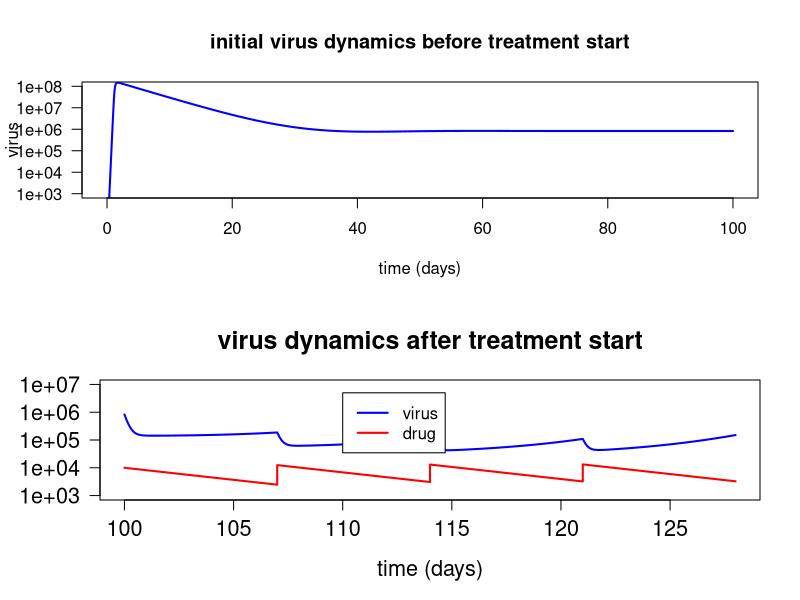

Here is the R script that generated this plot:
############################################################
##a model for HCV infection with interferon treatment, taking into account PK/PD  
##written by Andreas Handel (ahandel@uga.edu), last change 6/20/13
############################################################
rm(list=ls()) #this clears the workspace to make sure no leftover variables are floating around. Not strictly needed
graphics.off(); #close all graphics windows
require(deSolve)  #loads ODE solver package

#functions come first, main program below
#par(mar=c(4,4,1,5), mfrow=c(1,1))
###################################################################
#function that specificies the ode model called by lsoda (the ode solver) 
###################################################################
odeequations=function(t,y,parms) 
{ 
  	Utc=y[1]; Itc=y[2]; Vir=y[3]; Drug=y[4];  #uninfected cells, infected cells, virus, drug
    lambda=parms[1]; d=parms[2]; b=parms[3]; delta=parms[4]; p=parms[5]; clear=parms[6]; Ddecay=parms[7]; D50=parms[8]; n=parms[9]; #model parameters
	 
	  #these are the differential equations
		e=Drug^n/(Drug^n+D50);
    dUtcdt=lambda-d*Utc-b*Vir*Utc;
		dItcdt=b*Vir*Utc-delta*Itc;
		dVirdt=(1-e)*p*Itc-clear*Vir;
		dDrugdt=-Ddecay*Drug;
 
		return(list(c(dUtcdt,dItcdt,dVirdt,dDrugdt))); 

} #end function specifying the ODEs

###################################################################
#main program
###################################################################
  
  #values for model parameters, units are assumed to be 1/days
	lambda=1e4;
	d=0.001;
	b=3e-7;
  delta=0.2;
	p=1e2;
	clear=6;

  #set initial condition to NON-steady state values 
	Utc0=1e7; #initial number of uninfected cells  
	Vir0=10; #initial number for free virus V 
  Itc0=0; #initial number of infected cells 
	Drug0=0; #initial level of drug concentration
  Y0=c(Utc0, Itc0, Vir0, Drug0);  #combine initial conditions into a vector 
  
	#PK/PD parameters
  maxintervals=4; #number of treatment episodes to consider
	tdosing=7; #integration for time between consecutive drug administrations              
  Ddecay=0.2; #rate at which drug concentration decays
	D50=2e3; #drug dose concentration at which it is 50% effective - C50 in slides 
	Drugdose=1e4; #drug dose given each tmax days, arbitrary scale
  n=1; #parameter that determines steepness of efficacy increase	
	
	parms=c(lambda,d,b,delta,p,clear,Ddecay,D50,n); #vector of parameters which is sent to the ODE function
	  
  #call ode-solver lsoda to integrate for some time until steady state is reached, without drug present
  timevec=seq(0,100,0.1); #vector of times for which integration is evaluated
	odeoutput=lsoda(Y0,timevec,odeequations,parms);
  Nodrugdata=odeoutput; #create an extra array that contains all time course data
  
	#call ode-solver lsoda to integrate between drug administrations. 
  #the increase in drug concentration is best done outside the ODE integration and then used as new initial condition for the next integration interval
  Drugdata=matrix(nrow=0,ncol=5); #set up an empty matrix that will contain all the time series data for the drug-treatment portion
  for (intervals in 1:maxintervals)
  {
    Y0=odeoutput[length(odeoutput[,1]),2:5]; #use final result from initial integration as new starting condition
    Y0[4]=Y0[4]+Drugdose; #administer drug
    tf=odeoutput[length(odeoutput[,1]),1]; #final time of previous integration
    timevec=seq(tf,tf+tdosing,0.1); #new time vector for integration
    odeoutput=lsoda(Y0,timevec,odeequations,parms); #integrate next interval up to point of new drug dose administration
    Drugdata=rbind(Drugdata,odeoutput);
  }
  
  #plot results
  par(mfrow=c(2,1), las=1, cex=1)     #split plotting area into several subplots
  
  #results without drug until steady state is reached
  plot(Nodrugdata[,1],Nodrugdata[,4],type="l",xlab="time (days)",ylab="virus",main="initial virus dynamics before treatment start",col="blue",lwd=2,log="y",xlim=c(0,Nodrugdata[length(Nodrugdata[,1]),1]),ylim=c(1e3,1e8))
  
  #results for drug treatment bit
  #A number of options are set in the plot command that you might not have encountered before
  #see ?plot and ?par in the R help file to learn what they do
  par(mar=c(5, 5, 4, 2)) #this changes margins for plot
  plot(Drugdata[,1],Drugdata[,4],type="l",xlab="time (days)",ylab="",main="virus dynamics after treatment start",col="blue",lwd=2,log="y",xlim=c(Drugdata[1,1],Drugdata[length(Drugdata[,1]),1]),ylim=c(1e3,1e7),cex.axis=1.3,cex.lab=1.3,cex.main=1.5)
  lines(Drugdata[,1],Drugdata[,5],type="l",col="red",lwd=2)
  legend(Drugdata[1,1]+10,5e6, c("virus","drug"),col = c("blue","red"),lwd=2)

  #this command prints the result figure into a png file - uncomment it if you want to save the plot as png file
  #dev.copy(device=png,width=600,height=600,file="HCV-PKPD.png"); dev.off();
  
###################################################################
#end main program
###################################################################                       
